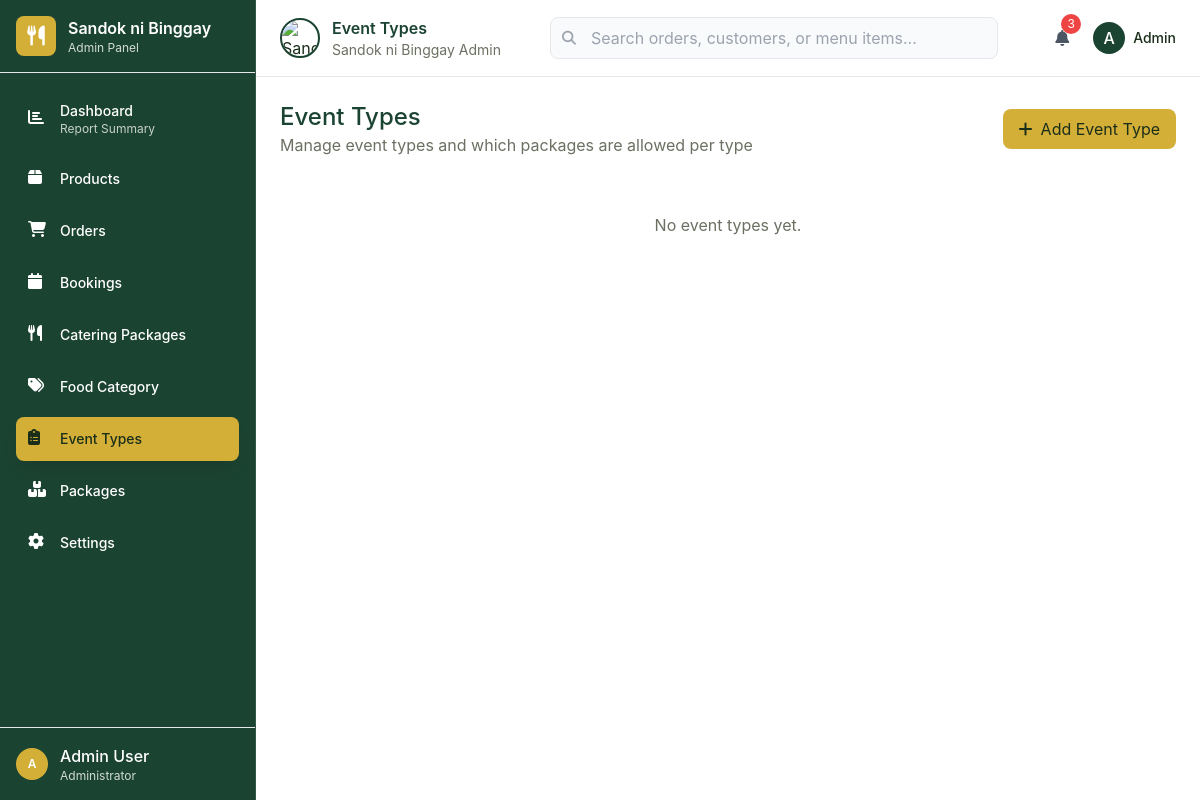
Page /admin/admin.php?section=eventtypes on the earlier database version.
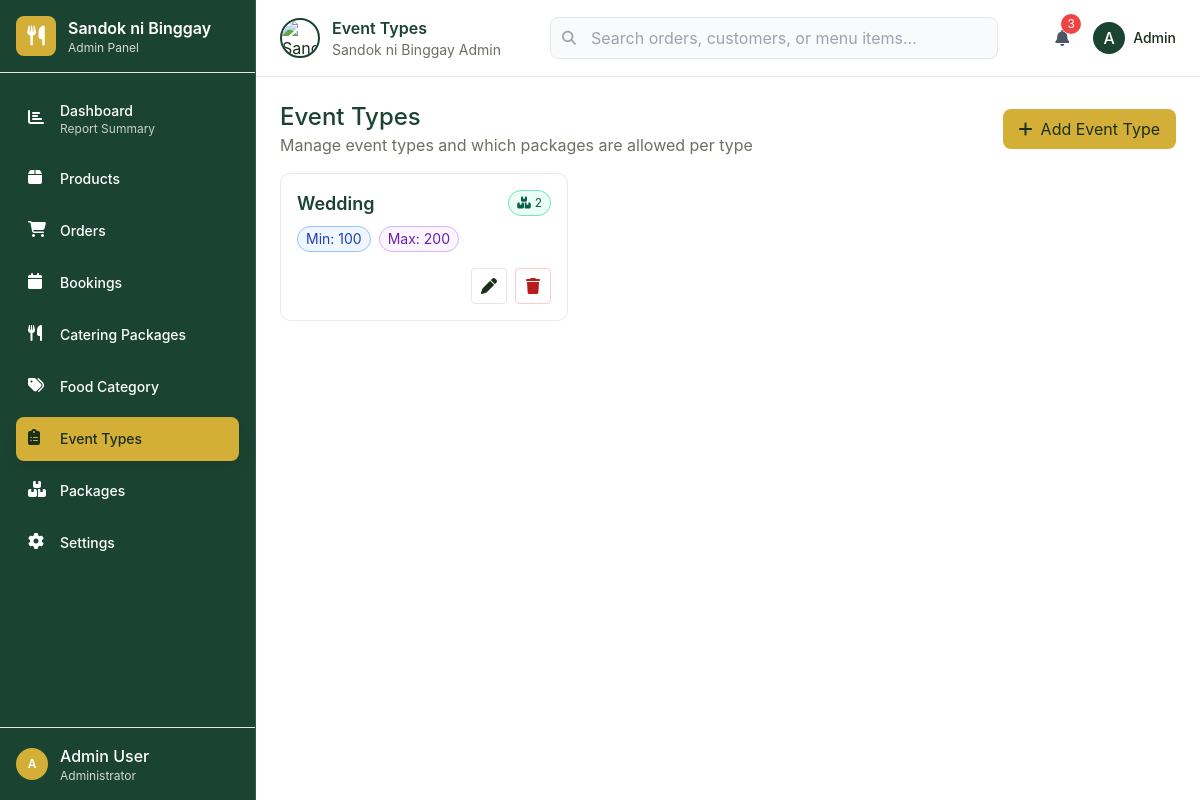
Same page on the later database version.
### tables this page shows
CREATE TABLE `event_types` (
  `event_type_id` int(11) NOT NULL,
  `name` varchar(100) NOT NULL,
  `min_package_pax` enum('50','100','150','200') DEFAULT NULL,
  `max_package_pax` enum('50','100','150','200') DEFAULT NULL,
  `notes` text DEFAULT NULL,
  `created_at` timestamp NOT NULL DEFAULT current_timestamp(),
  `updated_at` timestamp NOT NULL DEFAULT current_timestamp() ON UPDATE current_timestamp()
);

### admin/admin.php (the view, shortened to what this page needs)
<!DOCTYPE html>
<html lang="en">
<head>
    <?php
        $db = new database();
    $section = $_GET['section'] ?? '';
    $section = is_string($section) ? strtolower($section) : '';
    ?>
    <script src="https://cdn.tailwindcss.com"></script>
    <link href="https://cdnjs.cloudflare.com/ajax/libs/font-awesome/6.4.0/css/all.min.css" rel="stylesheet">
</head>
<body class="h-screen overflow-hidden">
    <div class="flex h-full">
        <div id="sidebar" class="sidebar sidebar-expanded flex flex-col transition-all duration-300">
            <div class="flex items-center justify-between p-4 border-b border-sidebar-border">
                <div id="sidebar-header" class="flex items-center gap-3">
                    <div class="flex-shrink-0 w-10 h-10 bg-sidebar-primary rounded-lg flex items-center justify-center">
                        <i class="fas fa-utensils text-sidebar-primary-foreground text-xl"></i>
                    </div>
                    <div class="sidebar-text">
                        <div class="font-semibold">Sandok ni Binggay</div>
                        <div class="text-xs opacity-80">Admin Panel</div>
                    </div>
                </div>
            </div>
            <nav class="flex-1 p-4 space-y-2">
                <a class="nav-item w-full flex items-center gap-3 px-3 py-3 rounded-lg <?php echo ($section === '' || $section === 'dashboard') ? 'active' : ''; ?>" href="?section=dashboard">
                    <i class="fas fa-chart-bar flex-shrink-0 w-5 h-5"></i>
                    <div class="sidebar-text text-left">
                        <div class="font-medium text-sm">Dashboard</div>
                        <div class="text-xs opacity-75">Report Summary</div>
                    </div>
                    <div class="sidebar-text ml-auto w-2 h-2 bg-sidebar-primary-foreground rounded-full"></div>
                </a>
                <a id="nav-products" class="nav-item w-full flex items-center gap-3 px-3 py-3 rounded-lg <?php echo ($section === 'products') ? 'active' : ''; ?>" href="?section=products">
                    <i class="fas fa-box flex-shrink-0 w-5 h-5"></i>
                    <div class="sidebar-text text-left">
                        <div class="font-medium text-sm">Products</div>
                    </div>
                </a>
                <a class="nav-item w-full flex items-center gap-3 px-3 py-3 rounded-lg <?php echo ($section === 'orders') ? 'active' : ''; ?>" href="?section=orders">
                    <i class="fas fa-shopping-cart flex-shrink-0 w-5 h-5"></i>
                    <div class="sidebar-text text-left">
                        <div class="font-medium text-sm">Orders</div>
                    </div>
                </a>
                <a class="nav-item w-full flex items-center gap-3 px-3 py-3 rounded-lg <?php echo ($section === 'bookings') ? 'active' : ''; ?>" href="?section=bookings">
                    <i class="fas fa-calendar flex-shrink-0 w-5 h-5"></i>
                    <div class="sidebar-text text-left">
                        <div class="font-medium text-sm">Bookings</div>
                    </div>
                </a>
                <a class="nav-item w-full flex items-center gap-3 px-3 py-3 rounded-lg <?php echo ($section === 'catering') ? 'active' : ''; ?>" href="?section=catering">
                    <i class="fas fa-utensils flex-shrink-0 w-5 h-5"></i>
                    <div class="sidebar-text text-left">
                        <div class="font-medium text-sm">Catering Packages</div>
                    </div>
                </a>
                <a class="nav-item w-full flex items-center gap-3 px-3 py-3 rounded-lg <?php echo ($section === 'categories') ? 'active' : ''; ?>" href="?section=categories">
                    <i class="fas fa-tags flex-shrink-0 w-5 h-5"></i>
                    <div class="sidebar-text text-left">
                        <div class="font-medium text-sm">Food Category</div>
                    </div>
                </a>
                <a class="nav-item w-full flex items-center gap-3 px-3 py-3 rounded-lg <?php echo ($section === 'eventtypes') ? 'active' : ''; ?>" href="?section=eventtypes">
                    <i class="fas fa-clipboard-list flex-shrink-0 w-5 h-5"></i>
                    <div class="sidebar-text text-left">
                        <div class="font-medium text-sm">Event Types</div>
                    </div>
                </a>
                <a class="nav-item w-full flex items-center gap-3 px-3 py-3 rounded-lg <?php echo ($section === 'packages') ? 'active' : ''; ?>" href="?section=packages">
                    <i class="fas fa-boxes-stacked flex-shrink-0 w-5 h-5"></i>
                    <div class="sidebar-text text-left">
                        <div class="font-medium text-sm">Packages</div>
                    </div>
                </a>
                <a class="nav-item w-full flex items-center gap-3 px-3 py-3 rounded-lg <?php echo ($section === 'settings') ? 'active' : ''; ?>" href="?section=settings">
                    <i class="fas fa-cog flex-shrink-0 w-5 h-5"></i>
                    <div class="sidebar-text text-left">
                        <div class="font-medium text-sm">Settings</div>
                    </div>
                </a>
            </nav>
            <div class="p-4 border-t border-sidebar-border">
                <div class="flex items-center gap-3">
                    <div class="w-8 h-8 bg-sidebar-primary rounded-full flex items-center justify-center text-xs font-semibold text-sidebar-primary-foreground">
                        A
                    </div>
                    <div class="sidebar-text">
                        <div class="font-medium">Admin User</div>
                        <div class="text-xs opacity-80">Administrator</div>
                    </div>
                </div>
            </div>
        </div>
        <div class="flex-1 flex flex-col">
            <header class="bg-white border-b border-gray-200 px-6 py-4">
                <div class="flex items-center justify-between">
                    <div class="flex items-center gap-4">
                        <div class="flex items-center gap-3">
                            <img src="../images/logo.png"
                                 alt="Sandok ni Binggay Logo"
                                 class="w-10 h-10 rounded-full object-cover border-2 border-primary">
                            <div>
                                <h2 id="page-title" class="text-primary font-semibold"><?php
                                    $titleMap = [
                                        'dashboard' => 'Dashboard',
                                        'products' => 'Products Management',
                                        'orders' => 'Orders Management',
                                        'bookings' => 'Bookings Management',
                                        'catering' => 'Catering Packages',
                                        'categories' => 'Food Categories',
                                        'eventtypes' => 'Event Types',
                                        'packages' => 'Packages',
                                        'settings' => 'Settings'
                                    ];
                                    echo $titleMap[$section] ?? 'Dashboard';
                                ?></h2>
                                <p class="text-sm text-muted-foreground">Sandok ni Binggay Admin</p>
                            </div>
                        </div>
                    </div>
                    <div class="flex-1 max-w-md mx-8">
                        <div class="relative">
                            <i class="fas fa-search absolute left-3 top-1/2 transform -translate-y-1/2 text-gray-400 text-sm"></i>
                            <input type="text" placeholder="Search orders, customers, or menu items..."
                                   class="w-full pl-10 pr-4 py-2 bg-gray-50 border border-gray-200 rounded-lg focus:border-primary focus:ring-1 focus:ring-primary transition-colors">
                        </div>
                    </div>
                    <div class="flex items-center gap-4">
                        <div class="relative">
                            <button class="relative p-2 hover:bg-gray-100 rounded-lg transition-colors">
                                <i class="fas fa-bell text-gray-600"></i>
                                <span class="absolute -top-1 -right-1 h-5 w-5 bg-red-500 text-white text-xs rounded-full flex items-center justify-center">3</span>
                            </button>
                        </div>
                        <div class="flex items-center gap-2">
                            <div class="w-8 h-8 bg-primary rounded-full flex items-center justify-center text-white font-medium">
                                A
                            </div>
                            <span class="text-sm font-medium">Admin</span>
                        </div>
                    </div>
                </div>
            </header>
            <main class="flex-1 overflow-y-auto">
                <?php
                $eventTypes = [];
                if ($section === 'eventtypes') {
                    try {
                        $pdo = $db->opencon();
                        $stmt = $pdo->query("SELECT et.event_type_id, et.name, et.min_package_pax, et.max_package_pax, et.notes, et.updated_at,
                                                     COALESCE((SELECT COUNT(*) FROM event_type_packages ep WHERE ep.event_type_id=et.event_type_id),0) AS package_count
                                              FROM event_types et
                                              ORDER BY et.updated_at DESC, et.event_type_id DESC");
                        $eventTypes = $stmt->fetchAll(PDO::FETCH_ASSOC) ?: [];
                    } catch (Throwable $e) { $eventTypes = []; }
                }
                ?>
                <div id="eventtypes-content" class="section-content <?php echo ($section === 'eventtypes') ? '' : 'hidden '; ?>p-6">
                    <div class="flex items-center justify-between mb-4">
                        <div>
                            <h2 class="text-2xl font-medium text-primary">Event Types</h2>
                            <p class="text-muted-foreground">Manage event types and which packages are allowed per type</p>
                        </div>
                        <button type="button" id="open-add-eventtype" class="inline-flex items-center gap-2 px-4 py-2 rounded-lg bg-accent text-accent-foreground hover:opacity-90 transition">
                            <i class="fas fa-plus"></i>
                            Add Event Type
                        </button>
                    </div>
                    <div id="et-grid" class="grid grid-cols-1 sm:grid-cols-2 lg:grid-cols-3 xl:grid-cols-4 gap-4">
                        <?php if ($section === 'eventtypes' && !empty($eventTypes)): foreach ($eventTypes as $et): ?>
                            <div class="card p-4 flex flex-col justify-between">
                                <div>
                                    <div class="flex items-start justify-between gap-2">
                                        <h3 class="text-lg font-semibold text-primary"><?php echo htmlspecialchars($et['name']); ?></h3>
                                        <span class="inline-flex items-center px-2 py-1 text-xs rounded-full border bg-emerald-50 border-emerald-300 text-emerald-800" title="Linked packages">
                                            <i class="fa-solid fa-boxes-stacked mr-1"></i>
                                            <?php echo (int)$et['package_count']; ?>
                                        </span>
                                    </div>
                                    <div class="mt-2 flex items-center gap-2 text-sm">
                                        <?php if (!empty($et['min_package_pax'])): ?>
                                            <span class="inline-flex items-center px-2 py-0.5 rounded-full border bg-blue-50 border-blue-300 text-blue-800" title="Min pax">Min: <?php echo htmlspecialchars($et['min_package_pax']); ?></span>
                                        <?php endif; ?>
                                        <?php if (!empty($et['max_package_pax'])): ?>
                                            <span class="inline-flex items-center px-2 py-0.5 rounded-full border bg-purple-50 border-purple-300 text-purple-800" title="Max pax">Max: <?php echo htmlspecialchars($et['max_package_pax']); ?></span>
                                        <?php endif; ?>
                                    </div>
                                </div>
                                <div class="mt-4 flex items-center justify-end gap-2">
                                    <button type="button" class="et-edit h-9 w-9 grid place-items-center rounded border border-gray-200 hover:bg-gray-50" title="Edit" data-et-id="<?php echo (int)$et['event_type_id']; ?>">
                                        <i class="fas fa-pen"></i>
                                    </button>
                                    <button type="button" class="et-delete h-9 w-9 grid place-items-center rounded border border-red-200 text-red-700 hover:bg-red-50" title="Delete" data-et-id="<?php echo (int)$et['event_type_id']; ?>">
                                        <i class="fas fa-trash"></i>
                                    </button>
                                </div>
                            </div>
                        <?php endforeach; else: ?>
                            <?php if ($section === 'eventtypes'): ?>
                                <div class="col-span-full text-center text-muted-foreground py-10">No event types yet.</div>
                            <?php endif; ?>
                        <?php endif; ?>
                    </div>
                </div>
            </main>
        </div>
    </div>
</body>
</html>

### admin/admin.php (style rules this page uses)
:root { --font-size: 16px; --background: #fefffe; --foreground: #1a2e1a; --card: #ffffff; --card-foreground: #1a2e1a; --popover: #ffffff; --popover-foreground: #1a2e1a; --primary: #1B4332; --primary-foreground: #ffffff; --secondary: #F4F3F0; --secondary-foreground: #1a2e1a; --muted: #f8f8f6; --muted-foreground: #6b7062; --accent: #D4AF37; --accent-foreground: #1a2e1a; --destructive: #d4183d; --destructive-foreground: #ffffff; --border: rgba(27, 67, 50, 0.1); --input: transparent; --input-background: #f8f8f6; --switch-background: #d1d5db; --font-weight-medium: 500; --font-weight-normal: 400; --ring: #1B4332; --chart-1: #1B4332; --chart-2: #D4AF37; --chart-3: #2D5A3D; --chart-4: #E8C547; --chart-5: #95A890; --radius: 0.625rem; --sidebar: #1B4332; --sidebar-foreground: #ffffff; --sidebar-primary: #D4AF37; --sidebar-primary-foreground: #1a2e1a; --sidebar-accent: #2D5A3D; --sidebar-accent-foreground: #ffffff; --sidebar-border: rgba(255, 255, 255, 0.1); --sidebar-ring: #D4AF37; }
body { background-color: var(--background); color: var(--foreground); font-family: -apple-system, BlinkMacSystemFont, "Segoe UI", Roboto, "Helvetica Neue", Arial, sans-serif; }
.sidebar { background-color: var(--sidebar); color: var(--sidebar-foreground); border-right: 1px solid var(--sidebar-border); }
.sidebar-expanded { width: 16rem; }
.nav-item { transition: all 200ms ease; }
.nav-item.active { background-color: var(--sidebar-primary); color: var(--sidebar-primary-foreground); box-shadow: 0 10px 15px -3px rgba(0, 0, 0, 0.1); }
.card { background-color: var(--card); border: 1px solid var(--border); border-radius: var(--radius); }
.text-primary { color: var(--primary); }
.text-muted-foreground { color: var(--muted-foreground); }
.bg-primary { background-color: var(--primary); }
.bg-accent { background-color: var(--accent); }
.border-primary { border-color: var(--primary); }

Differences in the rows shown:
added event_types: name "Wedding", package_count "2", min_package_pax "100", max_package_pax "200"
Other differences:
text no longer shown: "No event types yet."
